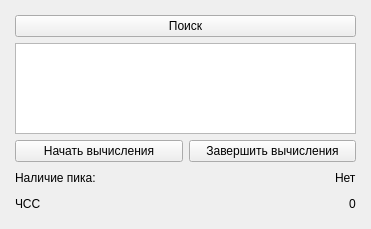
<?xml version="1.0" encoding="UTF-8"?>
<ui version="4.0">
 <class>MainWindow</class>
 <widget class="QMainWindow" name="MainWindow">
  <property name="geometry">
   <rect>
    <x>0</x>
    <y>0</y>
    <width>371</width>
    <height>229</height>
   </rect>
  </property>
  <property name="windowTitle">
   <string>MainWindow</string>
  </property>
  <widget class="QWidget" name="centralwidget">
   <layout class="QVBoxLayout" name="verticalLayout">
    <property name="sizeConstraint">
     <enum>QLayout::SizeConstraint::SetDefaultConstraint</enum>
    </property>
    <property name="leftMargin">
     <number>15</number>
    </property>
    <property name="topMargin">
     <number>15</number>
    </property>
    <property name="rightMargin">
     <number>15</number>
    </property>
    <property name="bottomMargin">
     <number>15</number>
    </property>
    <item>
     <widget class="QPushButton" name="searchButton">
      <property name="text">
       <string>Поиск</string>
      </property>
      <property name="autoDefault">
       <bool>false</bool>
      </property>
      <property name="default">
       <bool>false</bool>
      </property>
      <property name="flat">
       <bool>false</bool>
      </property>
     </widget>
    </item>
    <item>
     <widget class="QListWidget" name="foundedListWidget"/>
    </item>
    <item>
     <layout class="QHBoxLayout" name="horizontalLayout">
      <item>
       <widget class="QPushButton" name="startCalcButton">
        <property name="text">
         <string>Начать вычисления</string>
        </property>
       </widget>
      </item>
      <item>
       <widget class="QPushButton" name="stopCalcButton">
        <property name="text">
         <string>Завершить вычисления</string>
        </property>
       </widget>
      </item>
     </layout>
    </item>
    <item>
     <layout class="QVBoxLayout" name="resistLayout">
      <item>
       <layout class="QHBoxLayout" name="horizontalLayout_6">
        <item>
         <widget class="QLabel" name="label_3">
          <property name="text">
           <string>Наличие пика:</string>
          </property>
         </widget>
        </item>
        <item>
         <spacer name="horizontalSpacer_4">
          <property name="orientation">
           <enum>Qt::Orientation::Horizontal</enum>
          </property>
          <property name="sizeHint" stdset="0">
           <size>
            <width>40</width>
            <height>20</height>
           </size>
          </property>
         </spacer>
        </item>
        <item>
         <widget class="QLabel" name="hasRR">
          <property name="text">
           <string>Нет</string>
          </property>
         </widget>
        </item>
       </layout>
      </item>
      <item>
       <layout class="QHBoxLayout" name="horizontalLayout_7">
        <item>
         <widget class="QLabel" name="label_4">
          <property name="text">
           <string>ЧСС</string>
          </property>
         </widget>
        </item>
        <item>
         <spacer name="horizontalSpacer_5">
          <property name="orientation">
           <enum>Qt::Orientation::Horizontal</enum>
          </property>
          <property name="sizeHint" stdset="0">
           <size>
            <width>40</width>
            <height>20</height>
           </size>
          </property>
         </spacer>
        </item>
        <item>
         <widget class="QLabel" name="hrValue">
          <property name="text">
           <string>0</string>
          </property>
         </widget>
        </item>
       </layout>
      </item>
     </layout>
    </item>
    <item>
     <spacer name="verticalSpacer">
      <property name="orientation">
       <enum>Qt::Orientation::Vertical</enum>
      </property>
      <property name="sizeHint" stdset="0">
       <size>
        <width>20</width>
        <height>40</height>
       </size>
      </property>
     </spacer>
    </item>
   </layout>
  </widget>
 </widget>
 <resources/>
 <connections/>
</ui>
